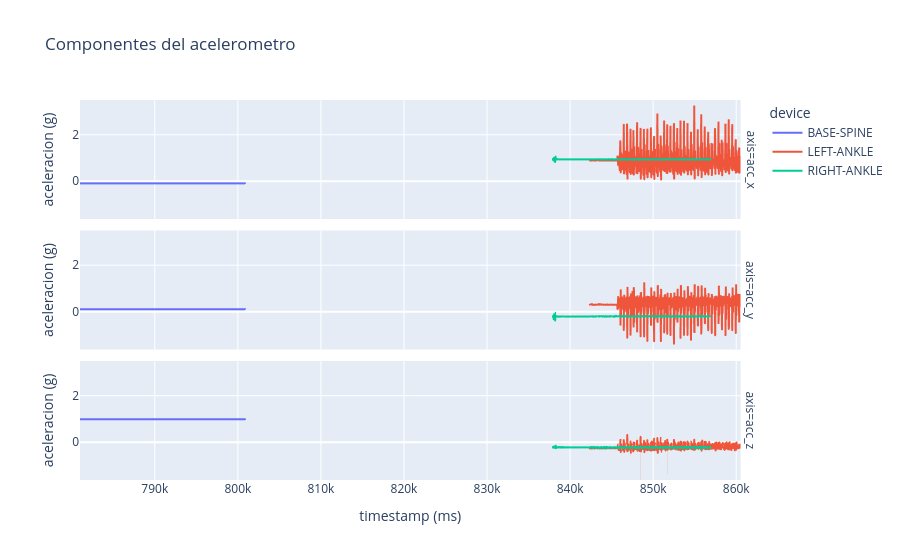

Here is the notebook cell this chart was saved with:
### Code cell
# Componentes individuales del acelerometro
acc_long = imu_df.melt(
    id_vars=["device", "timestamp"],
    value_vars=["acc_x", "acc_y", "acc_z"],
    var_name="axis",
    value_name="acc"
)
fig_acc_axis = px.line(
    acc_long,
    x="timestamp",
    y="acc",
    color="device",
    facet_row="axis",
    title="Componentes del acelerometro",
    labels={"acc": "aceleracion (g)", "timestamp": "timestamp (ms)"},
)
fig_acc_axis.update_layout(showlegend=True)
fig_acc_axis

### Figure 1 — Plotly figure (JSON) as saved in the notebook; plotly's stock layout.template omitted (floating-point values rounded to 4 significant figures; data arrays with more than 128 entries replaced by an {"elided": "..."} marker saying what was removed)
{"data": [{"hovertemplate": "device=BASE-SPINE<br>axis=acc_x<br>timestamp (ms)=%{x}<br>aceleracion (g)=%{y}<extra></extra>", "legendgroup": "BASE-SPINE", "line": {"color": "#636efa", "dash": "solid"}, "marker": {"symbol": "circle"}, "mode": "lines", "name": "BASE-SPINE", "showlegend": true, "type": "scattergl", "x": {"elided": "756 int values"}, "xaxis": "x3", "y": {"elided": "756 float values"}, "yaxis": "y3"}, {"hovertemplate": "device=BASE-SPINE<br>axis=acc_y<br>timestamp (ms)=%{x}<br>aceleracion (g)=%{y}<extra></extra>", "legendgroup": "BASE-SPINE", "line": {"color": "#636efa", "dash": "solid"}, "marker": {"symbol": "circle"}, "mode": "lines", "name": "BASE-SPINE", "showlegend": false, "type": "scattergl", "x": {"elided": "756 int values"}, "xaxis": "x2", "y": {"elided": "756 float values"}, "yaxis": "y2"}, {"hovertemplate": "device=BASE-SPINE<br>axis=acc_z<br>timestamp (ms)=%{x}<br>aceleracion (g)=%{y}<extra></extra>", "legendgroup": "BASE-SPINE", "line": {"color": "#636efa", "dash": "solid"}, "marker": {"symbol": "circle"}, "mode": "lines", "name": "BASE-SPINE", "showlegend": false, "type": "scattergl", "x": {"elided": "756 int values"}, "xaxis": "x", "y": {"elided": "756 float values"}, "yaxis": "y"}, {"hovertemplate": "device=LEFT-ANKLE<br>axis=acc_x<br>timestamp (ms)=%{x}<br>aceleracion (g)=%{y}<extra></extra>", "legendgroup": "LEFT-ANKLE", "line": {"color": "#EF553B", "dash": "solid"}, "marker": {"symbol": "circle"}, "mode": "lines", "name": "LEFT-ANKLE", "showlegend": true, "type": "scattergl", "x": {"elided": "691 int values"}, "xaxis": "x3", "y": {"elided": "691 float values"}, "yaxis": "y3"}, {"hovertemplate": "device=LEFT-ANKLE<br>axis=acc_y<br>timestamp (ms)=%{x}<br>aceleracion (g)=%{y}<extra></extra>", "legendgroup": "LEFT-ANKLE", "line": {"color": "#EF553B", "dash": "solid"}, "marker": {"symbol": "circle"}, "mode": "lines", "name": "LEFT-ANKLE", "showlegend": false, "type": "scattergl", "x": {"elided": "691 int values"}, "xaxis": "x2", "y": {"elided": "691 float values"}, "yaxis": "y2"}, {"hovertemplate": "device=LEFT-ANKLE<br>axis=acc_z<br>timestamp (ms)=%{x}<br>aceleracion (g)=%{y}<extra></extra>", "legendgroup": "LEFT-ANKLE", "line": {"color": "#EF553B", "dash": "solid"}, "marker": {"symbol": "circle"}, "mode": "lines", "name": "LEFT-ANKLE", "showlegend": false, "type": "scattergl", "x": {"elided": "691 int values"}, "xaxis": "x", "y": {"elided": "691 float values"}, "yaxis": "y"}, {"hovertemplate": "device=RIGHT-ANKLE<br>axis=acc_x<br>timestamp (ms)=%{x}<br>aceleracion (g)=%{y}<extra></extra>", "legendgroup": "RIGHT-ANKLE", "line": {"color": "#00cc96", "dash": "solid"}, "marker": {"symbol": "circle"}, "mode": "lines", "name": "RIGHT-ANKLE", "showlegend": true, "type": "scattergl", "x": {"elided": "653 int values"}, "xaxis": "x3", "y": {"elided": "653 float values"}, "yaxis": "y3"}, {"hovertemplate": "device=RIGHT-ANKLE<br>axis=acc_y<br>timestamp (ms)=%{x}<br>aceleracion (g)=%{y}<extra></extra>", "legendgroup": "RIGHT-ANKLE", "line": {"color": "#00cc96", "dash": "solid"}, "marker": {"symbol": "circle"}, "mode": "lines", "name": "RIGHT-ANKLE", "showlegend": false, "type": "scattergl", "x": {"elided": "653 int values"}, "xaxis": "x2", "y": {"elided": "653 float values"}, "yaxis": "y2"}, {"hovertemplate": "device=RIGHT-ANKLE<br>axis=acc_z<br>timestamp (ms)=%{x}<br>aceleracion (g)=%{y}<extra></extra>", "legendgroup": "RIGHT-ANKLE", "line": {"color": "#00cc96", "dash": "solid"}, "marker": {"symbol": "circle"}, "mode": "lines", "name": "RIGHT-ANKLE", "showlegend": false, "type": "scattergl", "x": {"elided": "653 int values"}, "xaxis": "x", "y": {"elided": "653 float values"}, "yaxis": "y"}], "layout": {"annotations": [{"font": {}, "showarrow": false, "text": "axis=acc_z", "textangle": 90, "x": 0.98, "xanchor": "left", "xref": "paper", "y": 0.1567, "yanchor": "middle", "yref": "paper"}, {"font": {}, "showarrow": false, "text": "axis=acc_y", "textangle": 90, "x": 0.98, "xanchor": "left", "xref": "paper", "y": 0.5, "yanchor": "middle", "yref": "paper"}, {"font": {}, "showarrow": false, "text": "axis=acc_x", "textangle": 90, "x": 0.98, "xanchor": "left", "xref": "paper", "y": 0.8433, "yanchor": "middle", "yref": "paper"}], "legend": {"title": {"text": "device"}, "tracegroupgap": 0}, "showlegend": true, "title": {"text": "Componentes del acelerometro"}, "xaxis": {"anchor": "y", "domain": [0, 0.98], "title": {"text": "timestamp (ms)"}}, "xaxis2": {"anchor": "y2", "domain": [0, 0.98], "matches": "x", "showticklabels": false}, "xaxis3": {"anchor": "y3", "domain": [0, 0.98], "matches": "x", "showticklabels": false}, "yaxis": {"anchor": "x", "domain": [0, 0.3133], "title": {"text": "aceleracion (g)"}}, "yaxis2": {"anchor": "x2", "domain": [0.3433, 0.6567], "matches": "y", "title": {"text": "aceleracion (g)"}}, "yaxis3": {"anchor": "x3", "domain": [0.6867, 1.0], "matches": "y", "title": {"text": "aceleracion (g)"}}}}
